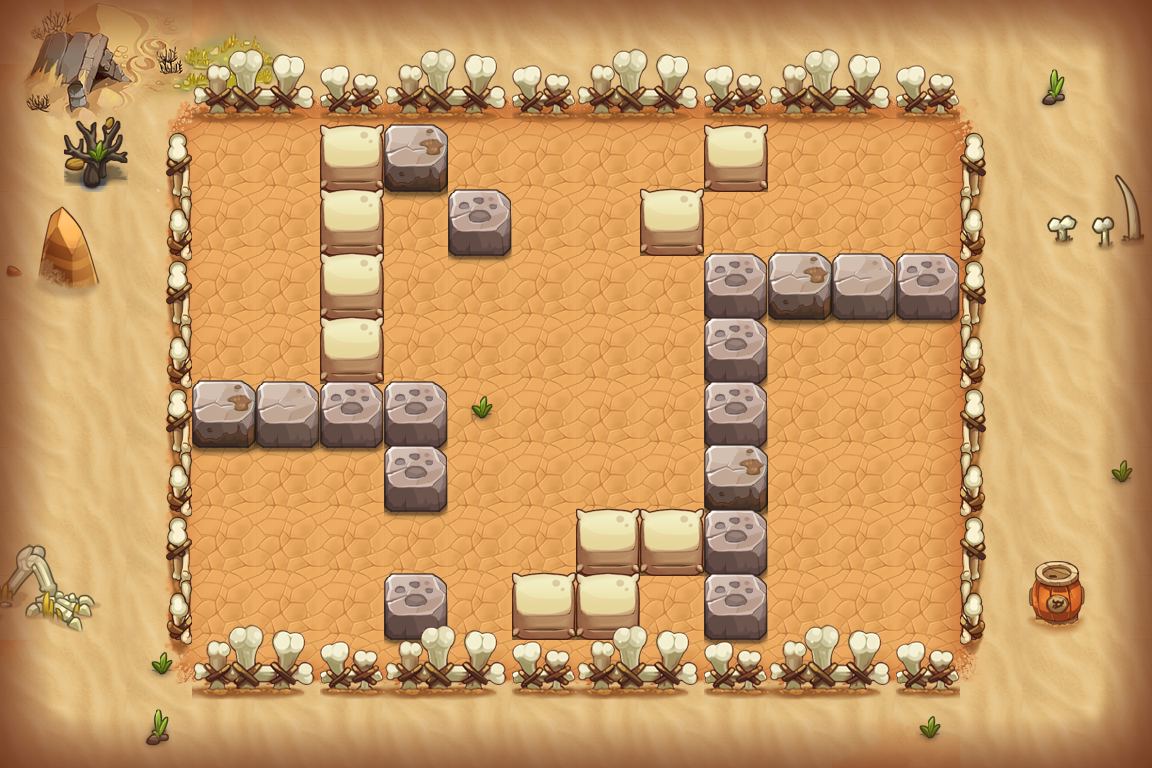

A 2D game scene composited from a Tiled map and its tileset images. What follows is a short description and the map's XML, with each tile layer's data collapsed to a summary:
An orthogonal 18x12 tile map with 64x64 px tiles, 16 tile layers (PASS, 块层 2, 块层 17, 块层 4, ...) and 13 objects (8x TRAP, 3x byxrz2, PLAYER, BOMB).

<map version="1.0" orientation="orthogonal" width="18" height="12" tilewidth="64" tileheight="64">
 <properties>
  <property name="DESTRY1" value="255" />
  <property name="DESTRY2" value="314" />
  <property name="DESTRY3" value="149" />
  <property name="DESTRY4" value="177" />
  <property name="DESTRY_COUNT" value="4" />
  <property name="EXP" value="395" />
  <property name="ITEM" value="D010" />
  <property name="MONEY" value="593" />
 </properties>
 <tileset firstgid="1" name="hmpy" tilewidth="64" tileheight="64">
  <image source="hmpy-hd.png" width="1000" height="2048" />
 </tileset>
 <layer name="PASS" width="18" height="12">
  <data>[216 cells, 149 non-empty, 10 distinct tile ids]</data>
 </layer>
 <layer name="块层 2" width="18" height="12">
  <data>[216 cells, 177 non-empty, 52 distinct tile ids]</data>
 </layer>
 <layer name="块层 17" width="18" height="12">
  <data>[216 cells, 10 non-empty, 10 distinct tile ids]</data>
 </layer>
 <layer name="块层 4" width="18" height="12">
  <data>[216 cells, 25 non-empty, 4 distinct tile ids]</data>
 </layer>
 <layer name="块层 3" width="18" height="12">
  <data>[216 cells, 60 non-empty, 10 distinct tile ids]</data>
 </layer>
 <layer name="块层 5" width="18" height="12">
  <data>[216 cells, 27 non-empty, 4 distinct tile ids]</data>
 </layer>
 <layer name="SHELTER 9" width="18" height="12">
  <data>[216 cells, 12 non-empty, 3 distinct tile ids]</data>
 </layer>
 <layer name="SHELTER 8" width="18" height="12">
  <data>[216 cells, 4 non-empty, 2 distinct tile ids]</data>
 </layer>
 <layer name="SHELTER 7" width="18" height="12">
  <data>[216 cells, 3 non-empty, 2 distinct tile ids]</data>
 </layer>
 <layer name="SHELTER 6" width="18" height="12">
  <data>[216 cells, 2 non-empty, 2 distinct tile ids]</data>
 </layer>
 <layer name="SHELTER 5" width="18" height="12">
  <data>[216 cells, 5 non-empty, 3 distinct tile ids]</data>
 </layer>
 <layer name="SHELTER 4" width="18" height="12">
  <data>[216 cells, 2 non-empty, 2 distinct tile ids]</data>
 </layer>
 <layer name="SHELTER 3" width="18" height="12">
  <data>[216 cells, 5 non-empty, 4 distinct tile ids]</data>
 </layer>
 <layer name="SHELTER 2" width="18" height="12">
  <data>[216 cells, 3 non-empty, 2 distinct tile ids]</data>
 </layer>
 <layer name="SHELTER 1" width="18" height="12">
  <data>[216 cells, 3 non-empty, 2 distinct tile ids]</data>
 </layer>
 <objectgroup name="对象层 1" width="36" height="24">
  <object name="PLAYER" type="PLAYER" x="896" y="192" width="64" height="64" />
  <object name="senser1" type="TRAP" x="192" y="192" width="64" height="64">
   <properties>
    <property name="trap_floor" value="true" />
    <property name="trap_script" value="trap_onTNTSenser(&quot;tnt1&quot;);" />
    <property name="trap_start_mode" value="0" />
   </properties>
  </object>
  <object name="tnt1" type="BOMB" x="192" y="576" width="64" height="64">
   <properties>
    <property name="bomb_ani" value="tnt_bomb.bomb" />
    <property name="bomb_damage" value="9999" />
    <property name="bomb_power" value="1" />
   </properties>
  </object>
  <object name="block1" type="TRAP" x="384" y="512" width="64" height="64">
   <properties>
    <property name="trap_ani" value="blok2.actor" />
    <property name="trap_blok" value="true" />
    <property name="trap_id" value="0" />
   </properties>
  </object>
  <object name="zi_dan_right1" type="TRAP" x="448" y="128" width="64" height="64">
   <properties>
    <property name="trap_ani" value="fire_cat_right.actor" />
    <property name="trap_delay" value="2" />
    <property name="trap_id" value="0" />
    <property name="trap_script" value="trap(&quot;zi_dan_right1&quot;):setAtkPower(target(&quot;PLAYER&quot;):getHP()*0.1);trap(&quot;zi_dan_right1&quot;):turnRight(); trap(&quot;zi_dan_right1&quot;):getAI():getActions():addObject( AIUseSkill:create(   SkillLua:create(&quot;skill_0001&quot;)  )  );" />
    <property name="trap_start_mode" value="2" />
    <property name="trap_state" value="open" />
   </properties>
  </object>
  <object name="zi_dan_right2" type="TRAP" x="768" y="448" width="64" height="64">
   <properties>
    <property name="trap_ani" value="fire_cat_right.actor" />
    <property name="trap_delay" value="2" />
    <property name="trap_id" value="0" />
    <property name="trap_script" value="trap(&quot;zi_dan_right2&quot;):setAtkPower(target(&quot;PLAYER&quot;):getHP()*0.1);trap(&quot;zi_dan_right2&quot;):turnRight(); trap(&quot;zi_dan_right2&quot;):getAI():getActions():addObject( AIUseSkill:create(   SkillLua:create(&quot;skill_0001&quot;)  )  );" />
    <property name="trap_start_mode" value="2" />
    <property name="trap_state" value="open" />
   </properties>
  </object>
  <object name="mp1" type="TRAP" x="640" y="576" width="64" height="64">
   <properties>
    <property name="trap_ani" value="mp.actor" />
    <property name="trap_floor" value="true" />
    <property name="trap_id" value="0" />
    <property name="trap_script" value="trap_moveto(&quot;PLAYER&quot;, &quot;mp1&quot;,target(&quot;mp2&quot;):getX(),target(&quot;mp2&quot;):getY() );" />
    <property name="trap_sound_id" value="1" />
    <property name="trap_start_mode" value="0" />
    <property name="trap_state" value="open" />
   </properties>
  </object>
  <object name="mp2" type="TRAP" x="896" y="576" width="64" height="64">
   <properties>
    <property name="trap_ani" value="mp.actor" />
    <property name="trap_floor" value="true" />
    <property name="trap_id" value="0" />
    <property name="trap_script" value="trap_moveto(&quot;PLAYER&quot;, &quot;mp2&quot;,target(&quot;mp1&quot;):getX(),target(&quot;mp1&quot;):getY() );" />
    <property name="trap_sound_id" value="1" />
    <property name="trap_start_mode" value="0" />
    <property name="trap_state" value="open" />
   </properties>
  </object>
  <object name="block_control1" type="TRAP" x="896" y="320" width="64" height="64">
   <properties>
    <property name="trap_ani" value="switch.actor" />
    <property name="trap_floor" value="true" />
    <property name="trap_id" value="0" />
    <property name="trap_script" value="trap(&quot;block_control1&quot;):setOpened(false);trap(&quot;block1&quot;):setOpened(false)" />
    <property name="trap_sound_id" value="2" />
    <property name="trap_start_mode" value="0" />
    <property name="trap_state" value="open" />
   </properties>
  </object>
  <object name="byxrz2" x="256" y="256" width="64" height="64">
   <properties>
    <property name="lua_ai" value="monster_byxrz_ai" />
    <property name="quality" value="byxrz2.quality" />
   </properties>
  </object>
  <object name="byxrz2" x="832" y="320" width="64" height="64">
   <properties>
    <property name="lua_ai" value="monster_byxrz_ai" />
    <property name="quality" value="byxrz2.quality" />
   </properties>
  </object>
  <object name="byxrz2" x="256" y="512" width="64" height="64">
   <properties>
    <property name="lua_ai" value="monster_byxrz_ai" />
    <property name="quality" value="byxrz2.quality" />
   </properties>
  </object>
  <object name="triger1" type="TRAP" x="192" y="192" width="64" height="64">
   <properties>
    <property name="trap_ani" value="tnt_triger.actor" />
    <property name="trap_floor" value="true" />
    <property name="trap_script" value="trap_onTNTBombTrap(&quot;triger1&quot;,&quot;tnt1&quot;);" />
    <property name="trap_sound_id" value="3" />
    <property name="trap_start_mode" value="3" />
    <property name="trap_state" value="open" />
   </properties>
  </object>
 </objectgroup>
 <layer name="块层 16" width="18" height="12">
  <data>[216 cells, 107 non-empty, 24 distinct tile ids]</data>
 </layer>
</map>
